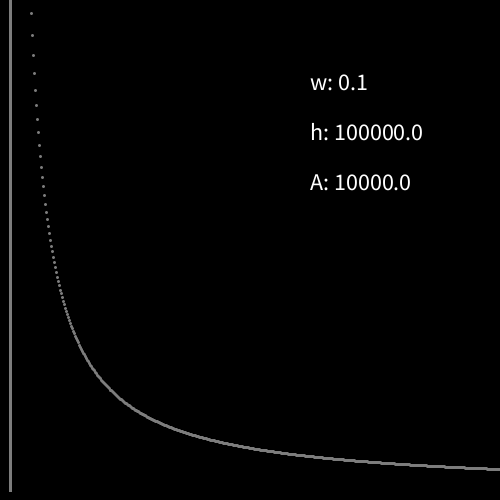
Frame 1 (no input)
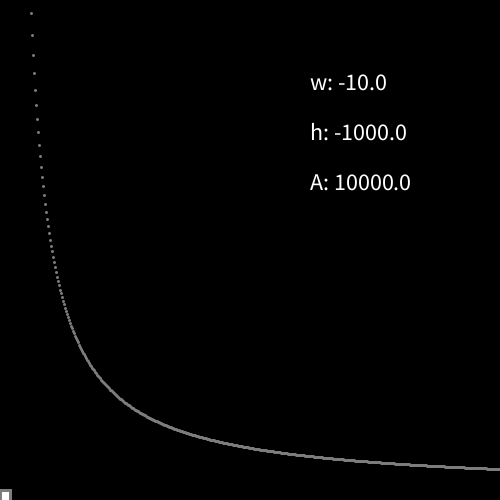
Frame 60 (the mouse pressed at the canvas centre just before this capture)
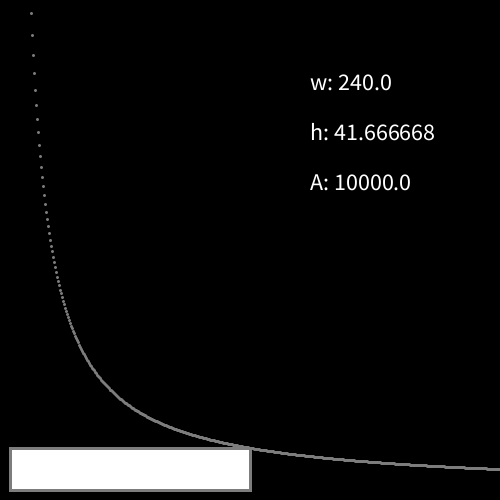
Frame 120 (the mouse held since frame 60 and released just before this capture)

The Processing sketch that drew these frames (run headless with seeded random() and noise(); from frame 60 on, the mouse is pressed at the canvas centre):

// Processing sketch: inv_prop_rect_pde
// ── inv_prop_rect_pde.pde
float x = 0.1;
float k = 10000;

float x_off;
float y_off;

void setup() {
  size(500, 500);
  
  strokeWeight(3);
  stroke(125);
  fill(255);
  
  textSize(24);
  
  x_off = 10;
  y_off = -10;
}

void draw() {
  pushMatrix();
  translate(x_off, y_off);
  background(0);
  
  for (float _x = 0; _x < width; _x++) {
    point(_x, height-f(_x));
  }
  
  float w = x;
  float h = f(x);
  rect(0, height, w, -h);
  
  text("w: " + w, 300, 100);
  text("h: " + h, 300, 150);
  text("A: " + w*h, 300, 200);
  
  x = mouseX - x_off;
  popMatrix();
}

float f(float x) {
  if (x == 0) return 0;
  return k/x;
}
